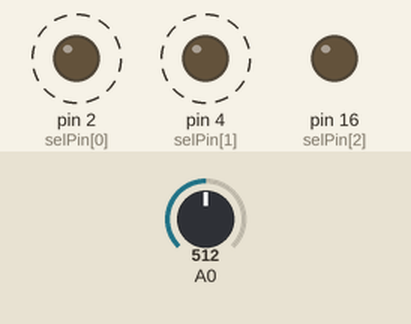
A sketch run on a simulated Arduino Uno, built with avr-gcc and run on an emulated ATmega328P. Shown: output pins drawn as LEDs (lit = HIGH). Dashed ring = blinking. The test bench sets the inputs (shaded band); at power-on: A0 = 512. What the sketch prints to the serial monitor is not drawn.

Above: at 0.7 s.
1.3 s: A0 set to 1005
4.3 s: A0 set to 1020
Timing chart, 0 to 13.3 s (numbered marks = the images above; inputs shaded):
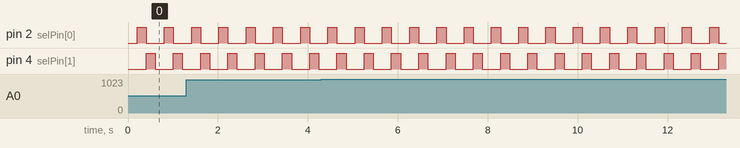

Measured:
- by itself, pin 2 (selPin[0]), pin 4 (selPin[1]): alternates HIGH for 0.20 s and LOW for 0.40 s

The sketch:

MUX_H20_final_Debug2.ino
```cpp
// Author: ____Bartek Zuranski_____Reading analog sensors with MUX____
// Measurring water level with analog MUX channels, I'm using 3 with 4051, can be used as many chanells as on your Mux.
// Design is as simple as possible, if water drops wire on Mux channel loses ground and trigers alarm.
// Script design in 3 blocks, Mux read, waterLvl check, and analog summarized read for improved accuracy,-> this is used with pre-read & 10nF cap.
// Resistance value vary on lenght of cables/exposed wires in the water.

// storage for Value of MuX Channels:
int a,b,c;  // y0, y1, y2
// value of select Mux pins at:
int r[] = { 0, 0, 0 }; // 1st, 2nd, 3rd read
// selectPins esp to MUX A,B,C
int selPin[] = { 2, 4, 16 };
int count = 0;    // count Mux'Y' pin selection

void setup(){
  Serial.begin(115200);
  for(int pin = 0; pin < 3; pin++){      // setup of Mux select pins
    pinMode(selPin[pin], OUTPUT);
  }
}

int readH2O(){
  // select the read sequence bit for 3 channels of water level sensor
  for (count=0; count<=2; count++) {
    r[0] = bitRead(count,0);
    r[1] = bitRead(count,1);
    r[2] = bitRead(count,2);
  // truth table / channel selection
   digitalWrite(selPin[0], r[0]);
   digitalWrite(selPin[1], r[1]);
   digitalWrite(selPin[2], r[2]);
  // store Mux channel value (returned sum of 10 readings)
  switch(count){
  case 0:
    a = suma();
    break;
  case 1:
    b = suma();
    break;
  case 2:
    c = suma();
    break;
  }
    Serial.println(a);
    Serial.println(b);
    Serial.println(c);
   h2oCheck();
  }
}

int h2oCheck(){
   if(a < 10200){
    Serial.println("Full");  // replace debug with return full
   }else{
    if(b < 10200){
      Serial.println("Half");   // return half
    }else{
      if(c < 10200){
        Serial.println("Low");  // return low
      }else{
        Serial.println("EMPTY");  // return empty
      }
    }
   }
}

int suma(){
    analogRead(A0);
    delay(200);
    int sum = 0;
    for (int i = 0; i < 10; i++) {
    sum += analogRead(A0);
    }
    return sum;
}


void loop () {

   readH2O();

}
```
